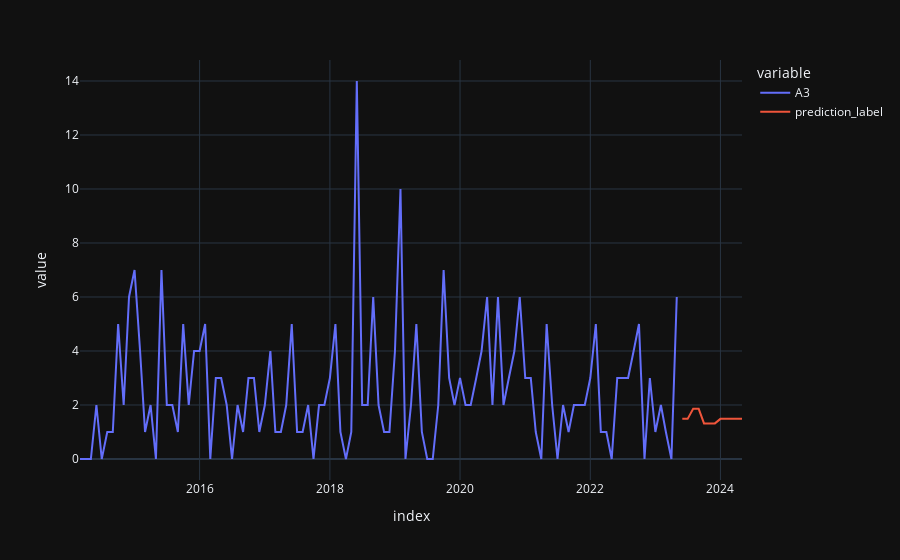

Write notebook code for a chart like this one.
### Code cell
concat_df = pd.concat([sell_data, predictions_future], axis=0)
concat_df_i = pd.date_range(start='2014-03-01', end = '2024-05-01', freq = 'MS')
concat_df.set_index(concat_df_i, inplace=True)

fig = px.line(concat_df, x=concat_df.index, y=["A3", "prediction_label"], template = 'plotly_dark')
fig.show()
